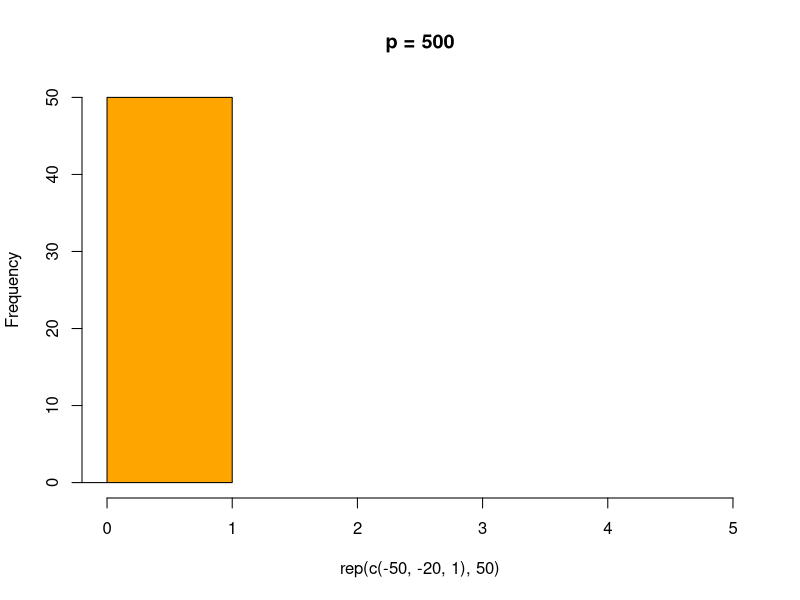
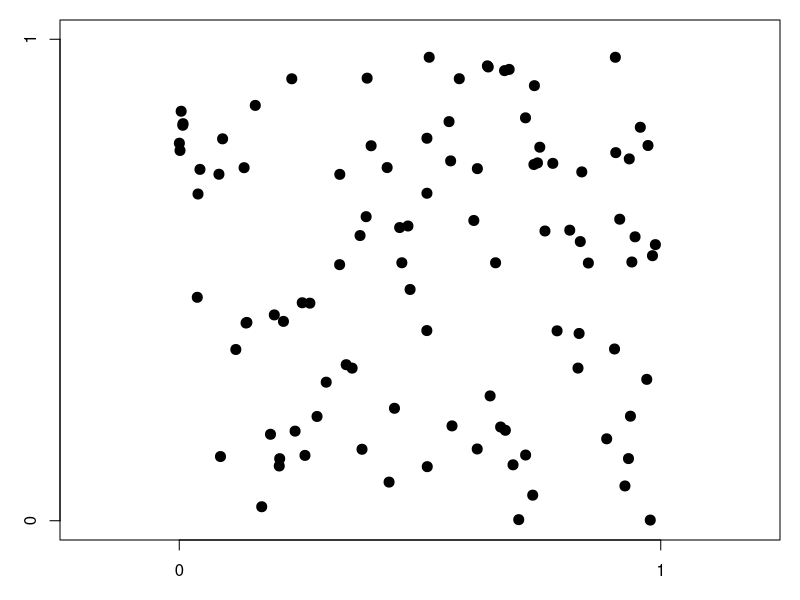
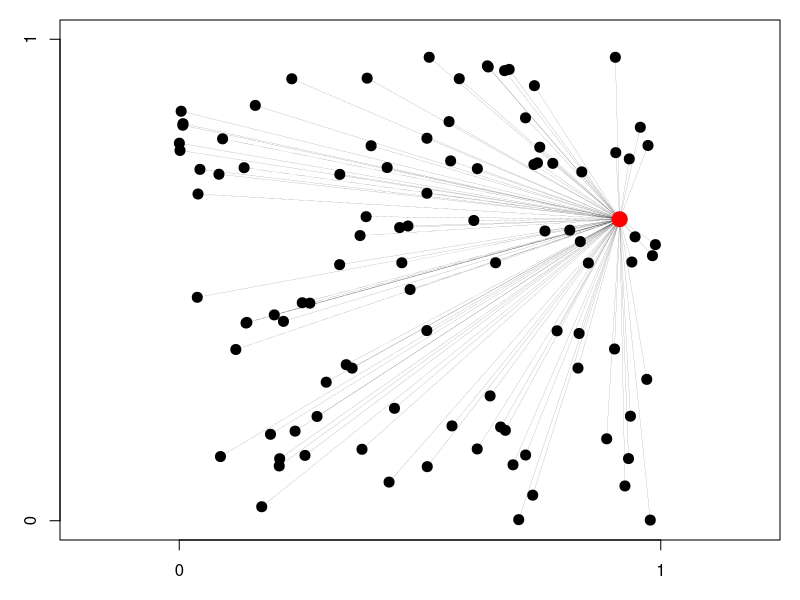
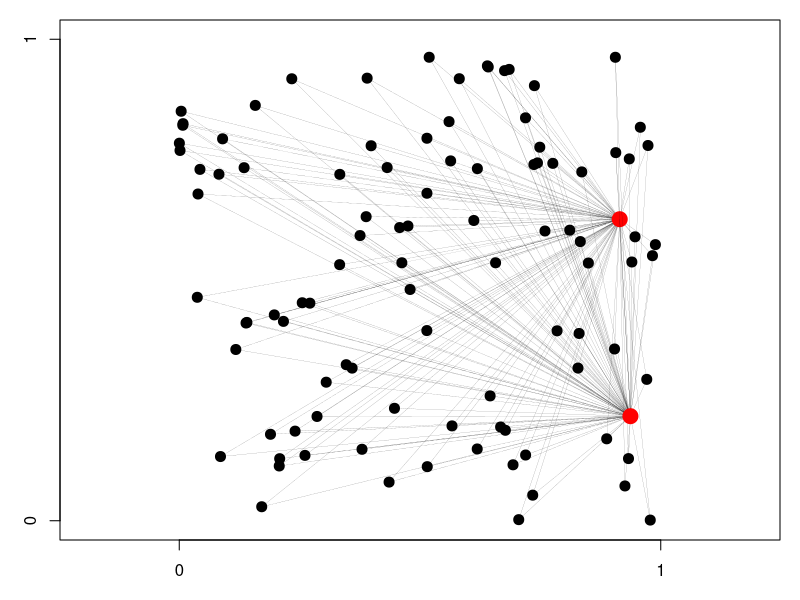
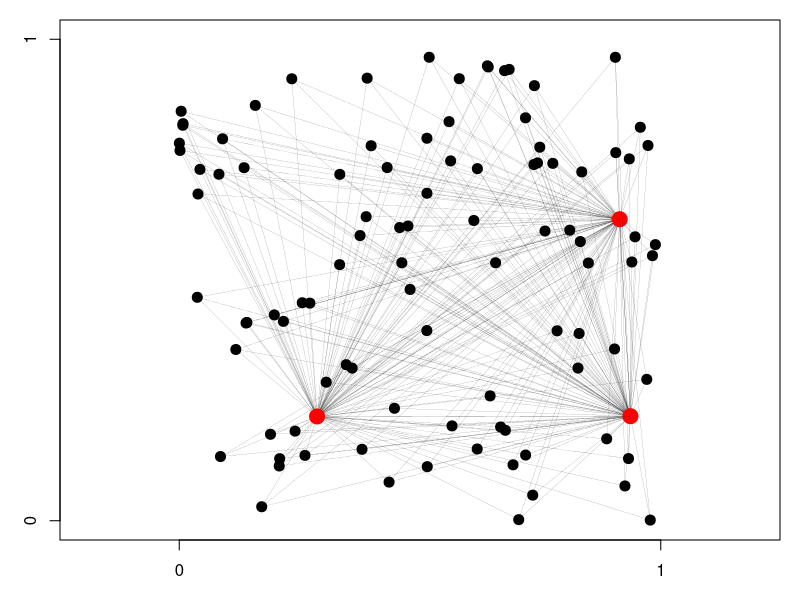
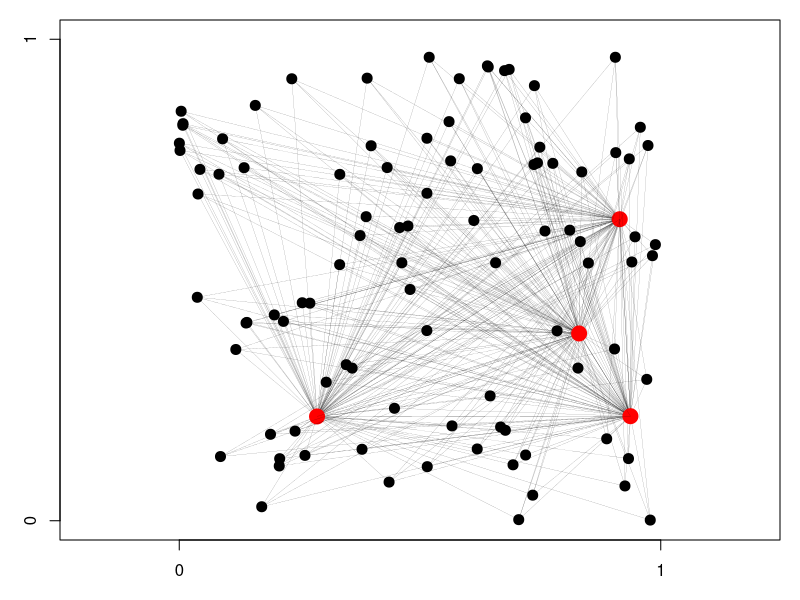
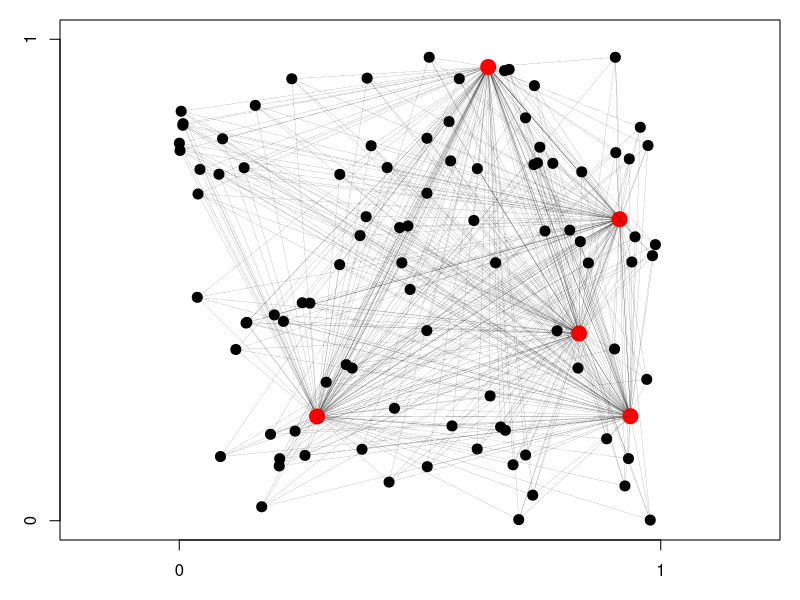
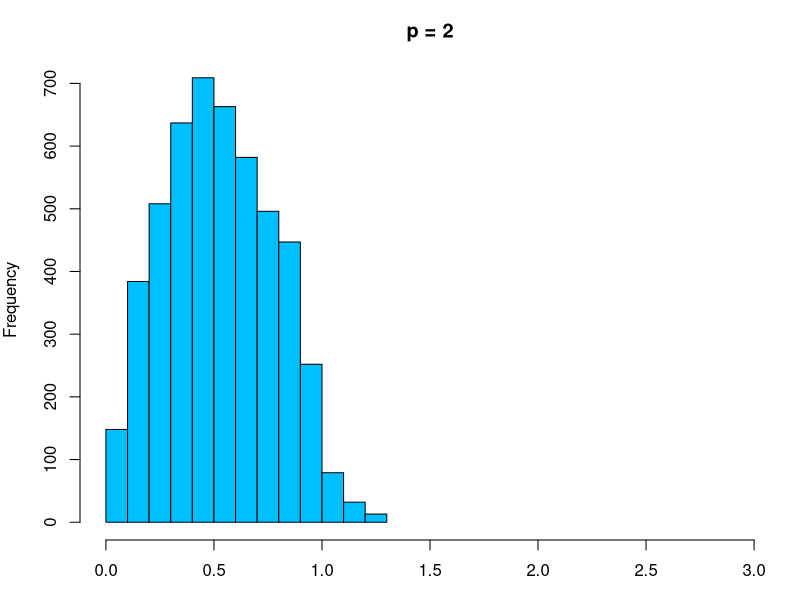

Generate these figures, in order, with R:
n <- 100
ps <- c(2, 10, 100, 1000)

p <- 2
set.seed(42)
x <- matrix(runif(n * p), nrow=n, ncol=p)
pdf(file="./tex/figures/2d_points.pdf", width=6, height=6)
    par(mar=c(3,3,1,1))
    plot(x, pch=20, cex=2, xlab="", ylab="", yaxt="n", xaxt="n", asp="1", 
	 xlim=c(0, 1), ylim=c(0, 1))
    axis(1, c(0, 1), cex=3)
    axis(2, c(0, 1), cex=3)
dev.off()

for (i in 1:5) {
pdf(file=sprintf("./tex/figures/2d_points_%d.pdf", i), width=6, height=6)
par(mar=c(3,3,1,1))
plot(x, pch=20, cex=2, xlab="", ylab="", yaxt="n", xaxt="n", asp="1", 
     xlim=c(0, 1), ylim=c(0, 1))
axis(1, c(0, 1), cex=3)
axis(2, c(0, 1), cex=3)
    for (i in 1:i) {
	from <- cbind(x[i, 1], x[setdiff(1:100, i), 1])
	to   <- cbind(x[i, 2], x[setdiff(1:100, i), 2])
	matplot(t(from), t(to), type="l", add=T, lty=1, col=1, lwd=.1)
	points(x[i, 1], x[i, 2], col="red", pch=20, cex=3)
    }
dev.off()
}

cols <- c("deepskyblue", "darkorchid", "springgreen", "orange")
xlims <- c(3, 5, 8, 15)
for (i in 1:4) {
    p <- ps[i]
    x <- matrix(runif(n * p), nrow=n, ncol=p)
    X <- x %*% t(x)
    xs <- outer(diag(X), diag(X), FUN=function(x, y) x + y)
    ds <- sqrt(xs - 2*X)[upper.tri(diag(n))]
    pdf(file=sprintf("./tex/figures/distances_%d.pdf", i), width=4.5, height=3)
	par(mar=c(3, 4, 3, 1))
	hist(ds, xlim=c(0, xlims[i]), main=sprintf("p = %d", p), col=cols[i])
    dev.off()
}

pdf(file="./tex/figures/distances_all.pdf", width=9, height=6)
for (i in 4:1) {
    p <- ps[i]
    par(mar=c(3, 4, 3, 1))
    x <- matrix(runif(n * p), nrow=n, ncol=p)
    X <- x %*% t(x)
    xs <- outer(diag(X), diag(X), FUN=function(x, y) x + y)
    ds <- sqrt(xs - 2*X)[upper.tri(diag(n))]
    hist(ds, xlim=c(0, 15), main="", add=i<4, col=cols[i])
}
legend("topright", legend=sprintf("p = %d", ps), fill=cols)
dev.off()

# volume of a ball
vp <- function(p, r=1) {
    pi^(p/2) / gamma(p/2 + 1) * r^p
}

pdf(file="./tex/figures/volume_ball.pdf", width=6, height=4)
par(mar=c(3, 4, 1, 1))
plot(1:50, vp(1:50, r=1), type="b", lwd=5, xaxt="n", ylab="Volume")
axis(1, c(1, 25, 50))
dev.off()


pdf(file="./tex/figures/mass_crust.pdf", width=6, height=4)
par(mar=c(3, 4, 1, 1))
plot(1 - 0.99^(1:500), type="l", lwd=2, xlab="p", ylab="")
dev.off()


n <- 1000
ps <- c(5, 20, 250, 500)

for (i in 1:4) {
    p <- ps[i]
    x <- matrix(rnorm(n * p, 0 , 1), ncol=p)
    x.svd <- eigen(cov(x))
    pdf(file=sprintf("./tex/figures/eigen_%d.pdf", i), width=4.5, height=3)
	par(mar=c(3, 4, 3, 1))
	hist(x.svd$values, xlim=c(0, 5), main=sprintf("p = %d", p), col=cols[i])
    dev.off()
}


hist(rep(c(-50, -20, 1), 50), xlim=c(0, 5), breaks=50, main=sprintf("p = %d", p), col=cols[i])
